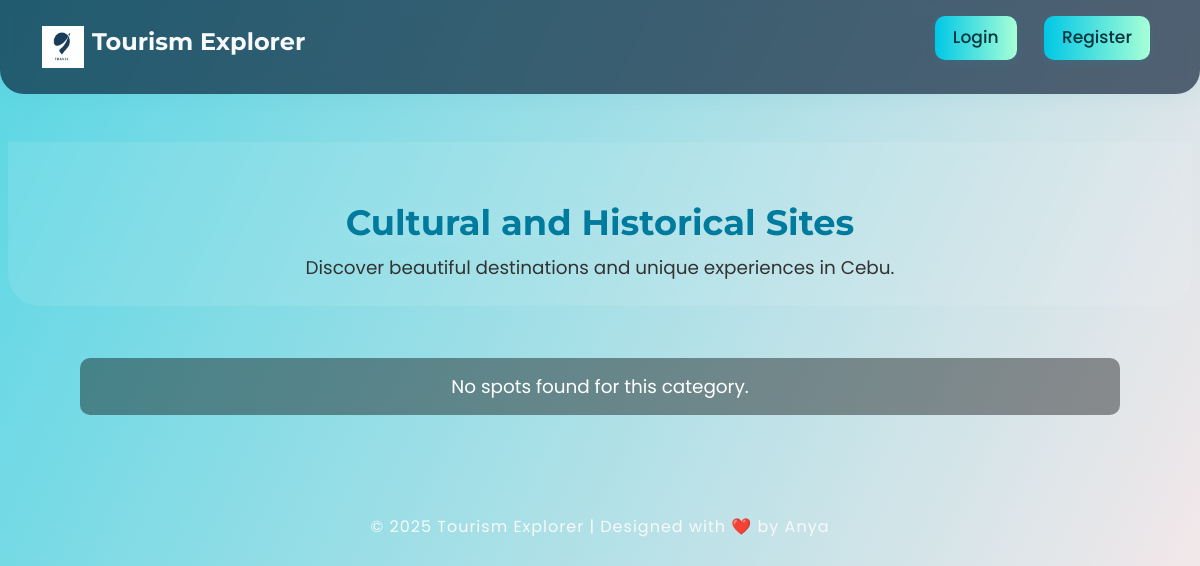
Page /category/Cultural and Historical Sites on the earlier database version.
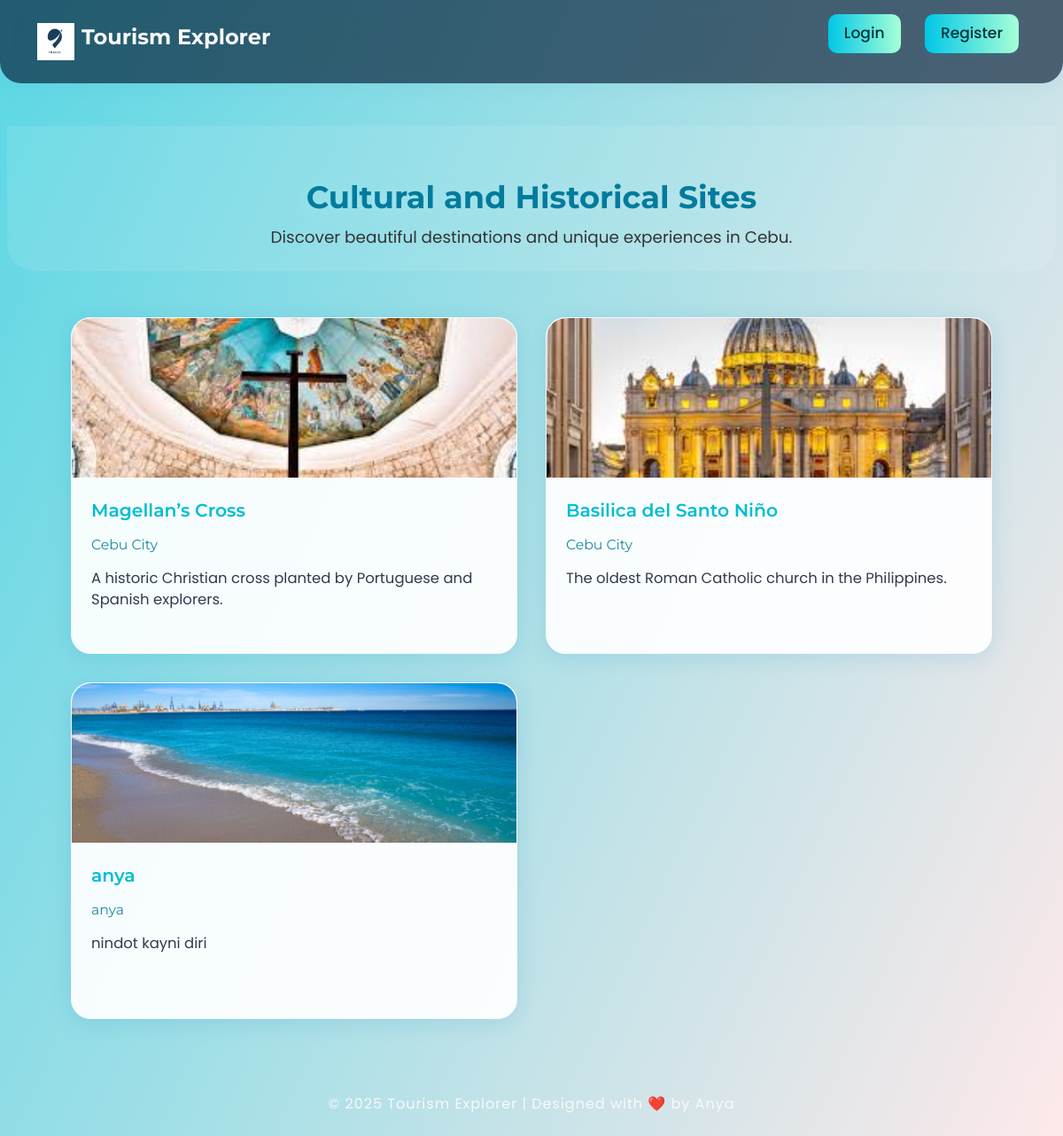
Same page on the later database version.
### tables this page shows
CREATE TABLE spots (
            id INTEGER PRIMARY KEY AUTOINCREMENT,
            category TEXT,
            name TEXT,
            location TEXT,
            description TEXT,
            image TEXT
        );

### app.py (the view)
@app.route('/category/<name>')
def category(name):
    conn = get_db_connection()
    spots = conn.execute('SELECT * FROM spots WHERE category = ?', (name,)).fetchall()
    conn.close()
    return render_template("category.html", category=name, spots=spots)

### app.py (called while the page is built)
def get_db_connection():
    conn = sqlite3.connect(DB_NAME)
    conn.row_factory = sqlite3.Row
    return conn

### templates/category.html
{% extends "base.html" %}
{% block content %}
<div class="hero-section" style="
    background: rgba(255,255,255,0.10);
    text-align: center;
    padding: 60px 18px 24px 18px;
    border-radius: 0 0 32px 32px;
    backdrop-filter: blur(2.5px);
    margin-bottom: 12px;
">
    <h1 style="font-size:2.2em; color:#007b9e; font-family:'Montserrat',sans-serif; font-weight:700; margin-bottom:10px; text-shadow:0 2px 16px #c0e8ee66;">{{ category }}</h1>
    <p style="font-size:1.15em; color:#333; margin-bottom:0;">Discover beautiful destinations and unique experiences in Cebu.</p>
</div>
<div class="spot-list" style="
    display: grid;
    grid-template-columns: repeat(auto-fit, minmax(340px, 1fr));
    gap: 32px;
    padding: 40px 6vw 12px 6vw;
    max-width: 1200px;
    margin: 0 auto;
">
    {% if spots %}
        {% for spot in spots %}
        <a href="{{ url_for('spot_detail', id=spot['id']) }}" class="beach-card text-decoration-none" style="
            background: rgba(255,255,255,0.93);
            border-radius:22px;
            box-shadow:0 4px 24px #0e81be26;
            overflow:hidden;
            display:flex;
            flex-direction:column;
            min-height:380px;
            border:1.5px solid #f5f7fa;
            transition: box-shadow .17s, transform .18s;
        " onmouseover="this.style.boxShadow='0 14px 42px #2edbe68a'; this.style.transform='translateY(-3px) scale(1.01)'; this.style.borderColor='#00bcd4';" onmouseout="this.style.boxShadow='0 4px 24px #0e81be26'; this.style.transform=''; this.style.borderColor='#f5f7fa';">
            <img src="{{ url_for('static', filename=spot['image']) }}" alt="{{ spot['name'] }}"
                style="width:100%; height:180px; object-fit:cover; border-radius:22px 22px 0 0;">
            <div class="card-body" style="padding:22px 22px 20px 22px; color:#263b51; display:flex; flex-direction:column; gap:8px;">
                <div class="card-title" style="font-size:1.27em; font-family:'Montserrat',sans-serif; font-weight:600; margin-bottom:4px; color:#00bcd4;">
                    {{ spot['name'] }}
                </div>
                <div class="card-location" style="font-size:0.98em; color:#1d88a1; font-family:'Montserrat',sans-serif; margin-bottom:6px;">
                    {{ spot['location'] }}
                </div>
                <div class="card-summary" style="font-size:1.03em; color:#343a4d; margin-bottom:6px;">
                    {{ spot['description'] }}
                </div>
            </div>
        </a>
        {% endfor %}
    {% else %}
        <p class="no-data" style="font-size:1.15em; color:#fff; background:rgba(0,0,0,0.4); padding:15px; border-radius:10px; text-align:center;">No spots found for this category.</p>
    {% endif %}
</div>
{% endblock %}

Differences in the rows shown:
now on this page (row edited): spots: image (picture), name "Magellan’s Cross", location "Cebu City", description "A historic Christian cross planted by Portuguese and Spanish explorers."
now on this page (row edited): spots: image (picture), name "Basilica del Santo Niño", location "Cebu City", description "The oldest Roman Catholic church in the Philippines."
added spots: image+name (picture), name "anya", location "anya", description "nindot kayni diri"
Other differences:
text no longer shown: "No spots found for this category."
